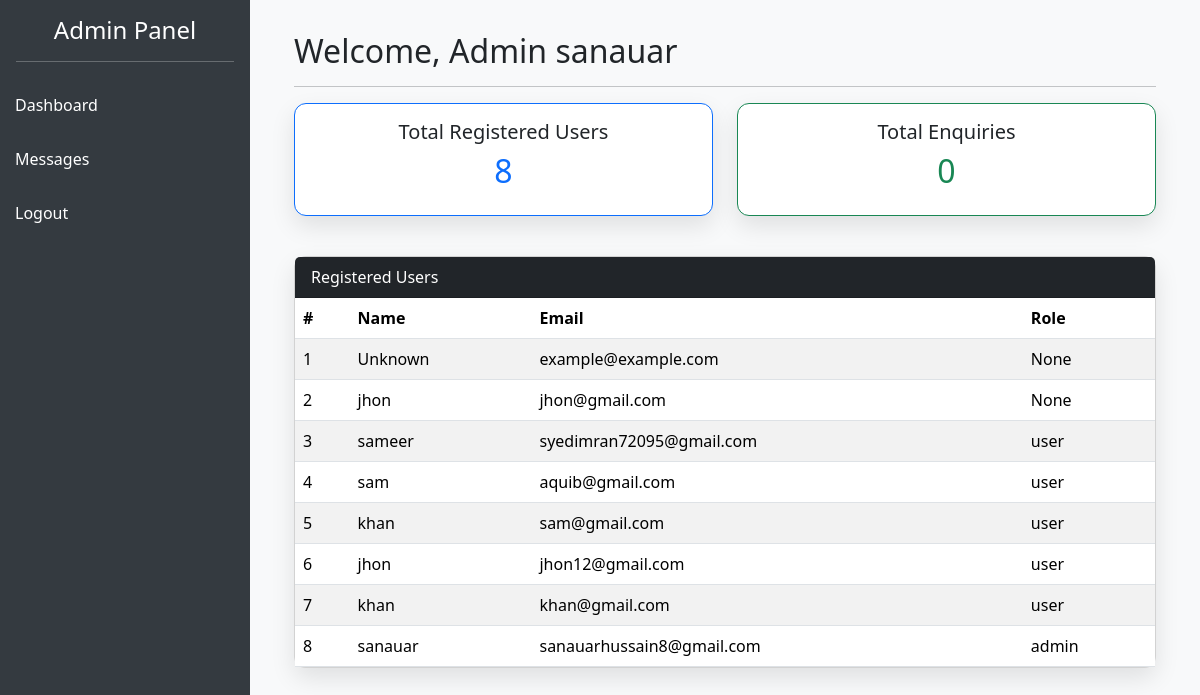
The page /admin_dashboard (signed in) on the database as committed earlier.
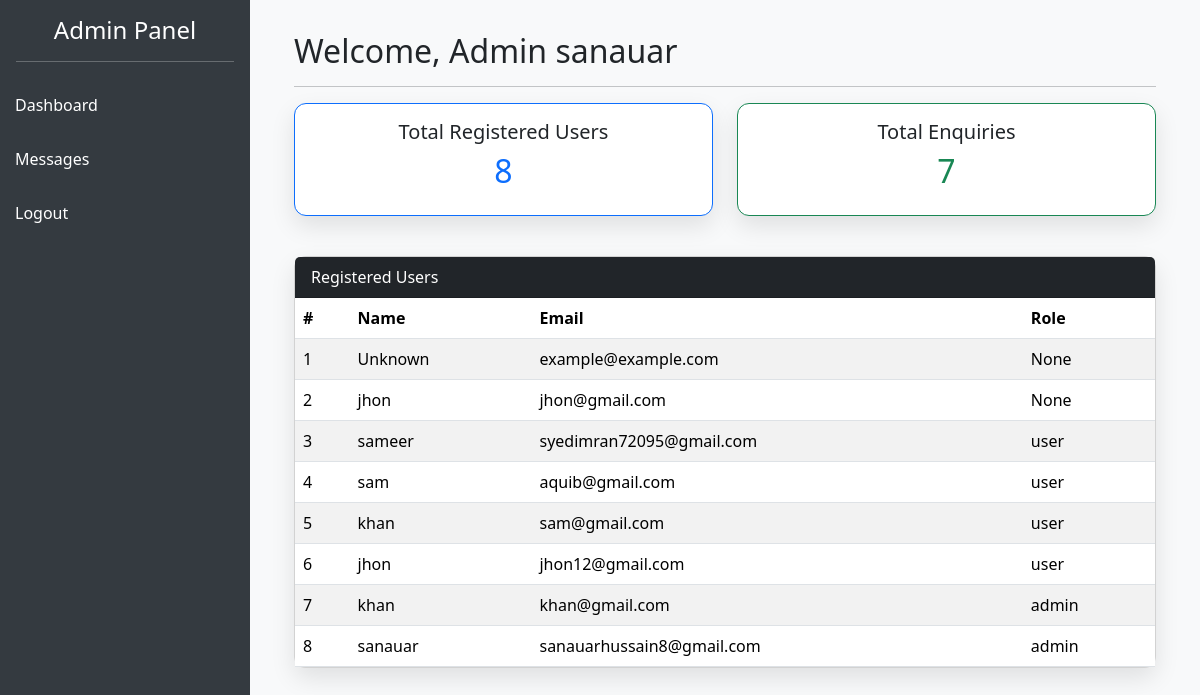
The same page on the database as committed later.
### models.py (models this page shows, shortened)
class User(db.Model):
    __tablename__ = 'user'
    id = db.Column(db.Integer, primary_key=True)
    name = db.Column(db.String(150),nullable=False)
    email = db.Column(db.String(150), nullable=False)
    is_verified = db.Column(db.Boolean, default=False)
    password_hash = db.Column(db.String(256), nullable=False)
    verification_token = db.Column(db.String(64),  nullable=True)
    role = db.Column(db.String(10), default='user')
    __table_args__ = (
        UniqueConstraint('email', name='uq_user_email'),
        UniqueConstraint('verification_token', name='uq_user_verification_token'),
    )

### app.py (the view)
@app.route('/admin_dashboard')
@login_required(role='admin')
def admin_dashboard():
    if 'email' not in session or session.get('role') != 'admin':
        flash('Access denied.', 'danger')
        return redirect('/login')
    user = User.query.filter_by(email=session['email']).first()
    users = User.query.all()
    enquiries = Contact.query.all()
    total_users = len(users)
    total_enquiries = len(enquiries)
    messages = Contact.query.order_by(Contact.id.desc()).all()
    return   render_template('admin_dashboard.html', user=user, users=users,total_users=total_users,total_enquiries=total_enquiries,messages=messages)

### app.py (called while the page is built)
@app.after_request
def add_no_cache_headers(response):
    response.headers['Cache-Control'] = 'no-store, no-cache, must-revalidate, max-age=0'
    response.headers['Pragma'] = 'no-cache'
    response.headers['Expires'] = '0'
    return response

### templates/admin_dashboard.html (shortened to what this page needs)
<!DOCTYPE html>
<html lang="en">
<head>
  <link href="https://cdn.jsdelivr.net/npm/bootstrap@5.3.3/dist/css/bootstrap.min.css" rel="stylesheet">
</head>
<body>
  <div class="sidebar">
    <h4 class="text-center">Admin Panel</h4>
    <hr class="bg-white mx-3">
    <a href="{{ url_for('admin_dashboard') }}">Dashboard</a>
    <a href="{{ url_for('admin_messages') }}">Messages</a>
    <a href="{{ url_for('logout') }}">Logout</a>
  </div>
  <div class="main-content">
    <div class="container-fluid">
      <h2>Welcome, Admin {{ user.name }}</h2>
      <hr>
      <div class="row text-center mb-4">
        <div class="col-md-6 mb-3">
          <div class="card border-primary">
            <div class="card-body">
              <h5>Total Registered Users</h5>
              <h2 class="text-primary">{{ total_users }}</h2>
            </div>
          </div>
        </div>
        <div class="col-md-6 mb-3">
          <div class="card border-success">
            <div class="card-body">
              <h5>Total Enquiries</h5>
              <h2 class="text-success">{{ total_enquiries }}</h2>
            </div>
          </div>
        </div>
      </div>
      <div class="card">
        <div class="card-header bg-dark text-white">Registered Users</div>
        <div class="card-body p-0">
          <div class="table-responsive">
            <table class="table table-striped mb-0">
              <thead>
                <tr>
                  <th>#</th>
                  <th>Name</th>
                  <th>Email</th>
                  <th>Role</th>
                </tr>
              </thead>
              <tbody>
                {% for u in users %}
                <tr>
                  <td>{{ loop.index }}</td>
                  <td>{{ u.name }}</td>
                  <td>{{ u.email }}</td>
                  <td>{{ u.role }}</td>
                </tr>
                {% endfor %}
              </tbody>
            </table>
          </div>
        </div>
      </div>
    </div>
  </div>
</body>
</html>

Rows that differ between the two databases and show on the page:
changed User "khan@gmail.com": role "user" → "admin"
Other text that changed with them:
{{ total_enquiries }}: "0" → "7"
